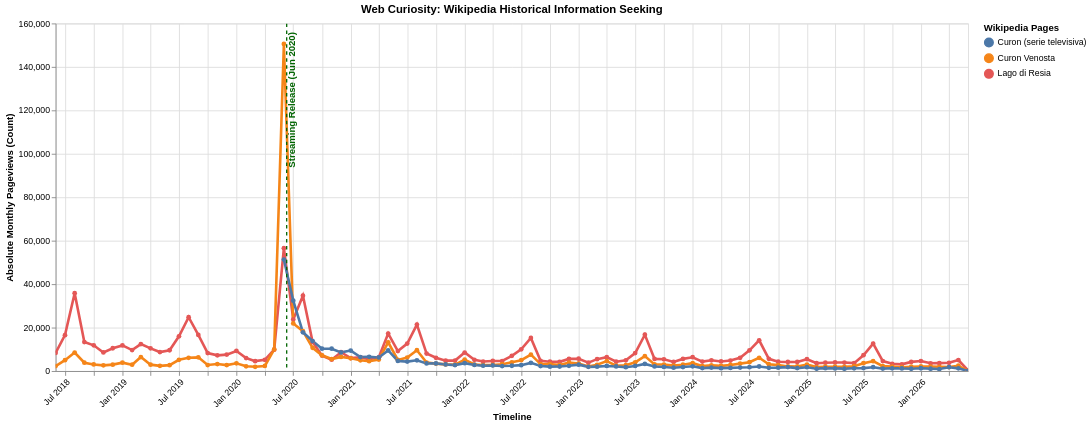

Vega-Lite specification for this chart:
### Vega-Lite specification from a JSON file in a GitHub repository (floating-point values rounded to 4 significant figures; data arrays with more than 128 entries replaced by an {"elided": "..."} marker saying what was removed)
{"config": {"view": {"continuousWidth": 300, "continuousHeight": 300}}, "layer": [{"data": {"name": "data-ce416704584666166dbca084d31a4795"}, "mark": {"type": "line", "point": true, "strokeWidth": 3}, "encoding": {"color": {"field": "Subject", "legend": {"title": "Wikipedia Pages"}, "scale": {"scheme": "tableau10"}, "type": "nominal"}, "tooltip": [{"field": "Date", "format": "%B %Y", "type": "temporal"}, {"field": "Subject", "type": "nominal"}, {"field": "Wiki_Views", "format": ",.0f", "type": "quantitative"}], "x": {"axis": {"format": "%b %Y", "labelAngle": -45}, "field": "Date", "title": "Timeline", "type": "temporal"}, "y": {"field": "Wiki_Views", "title": "Absolute Monthly Pageviews (Count)", "type": "quantitative"}}, "name": "view_f9499377d6df9d94_0"}, {"data": {"name": "data-5c5c8fbebaa29f3364acccfd904c9859"}, "mark": {"type": "rule", "size": 1.5, "strokeDash": [4, 4]}, "encoding": {"color": {"field": "Color", "scale": null, "type": "nominal"}, "x": {"field": "Date", "type": "temporal"}}}, {"data": {"name": "data-5c5c8fbebaa29f3364acccfd904c9859"}, "mark": {"type": "text", "align": "right", "angle": 270, "baseline": "top", "dx": 5, "fontSize": 11, "fontWeight": "bold"}, "encoding": {"color": {"field": "Color", "scale": null, "type": "nominal"}, "text": {"field": "Event", "type": "nominal"}, "x": {"field": "Date", "type": "temporal"}, "y": {"value": 15}}}], "height": 400, "params": [{"name": "param_1e9efca18e7a2868", "select": {"type": "interval", "encodings": ["x", "y"]}, "bind": "scales", "views": ["view_f9499377d6df9d94_0"]}], "title": "Web Curiosity: Wikipedia Historical Information Seeking", "width": 1050, "$schema": "https://vega.github.io/schema/vega-lite/v6.4.1.json", "datasets": {"data-ce416704584666166dbca084d31a4795": {"elided": "267 records"}, "data-5c5c8fbebaa29f3364acccfd904c9859": [{"Date": "2020-06-10T00:00:00", "Event": "Streaming Release (Jun 2020)", "Color": "#006400"}]}}
